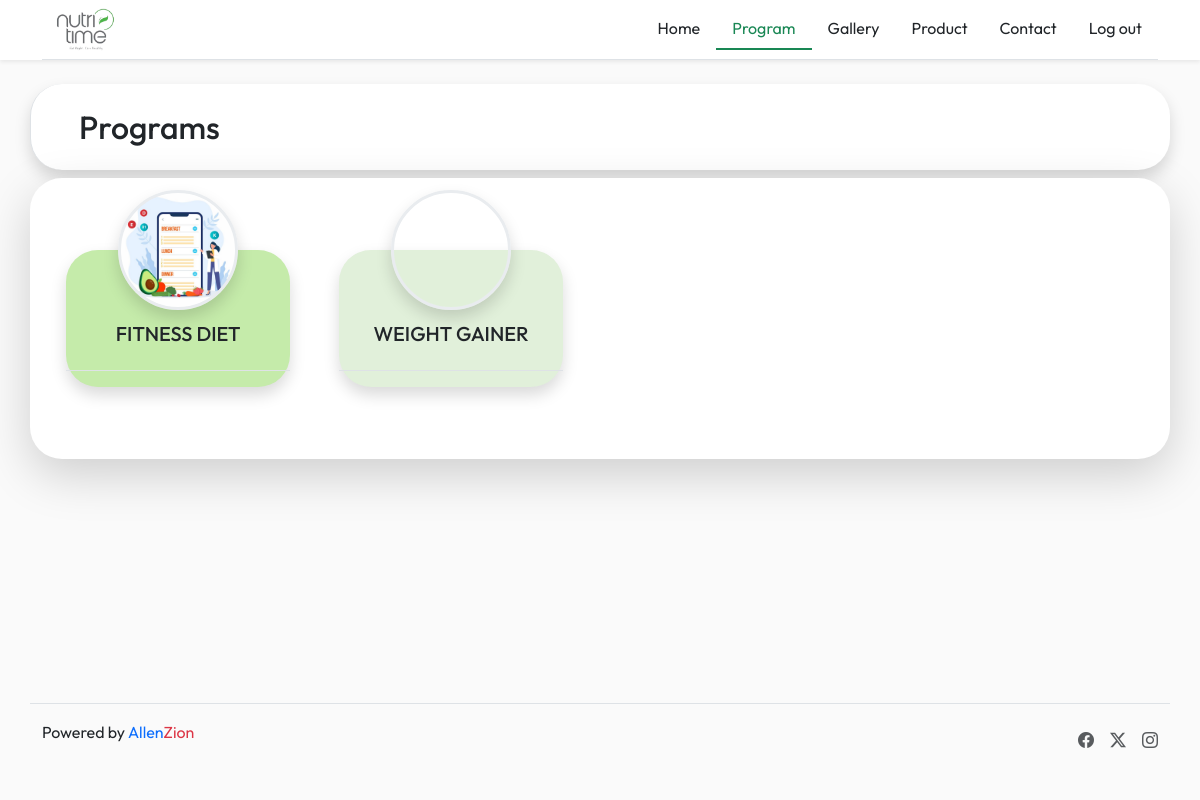
The page /User/pages/program2.php (signed in) on the database as committed earlier.
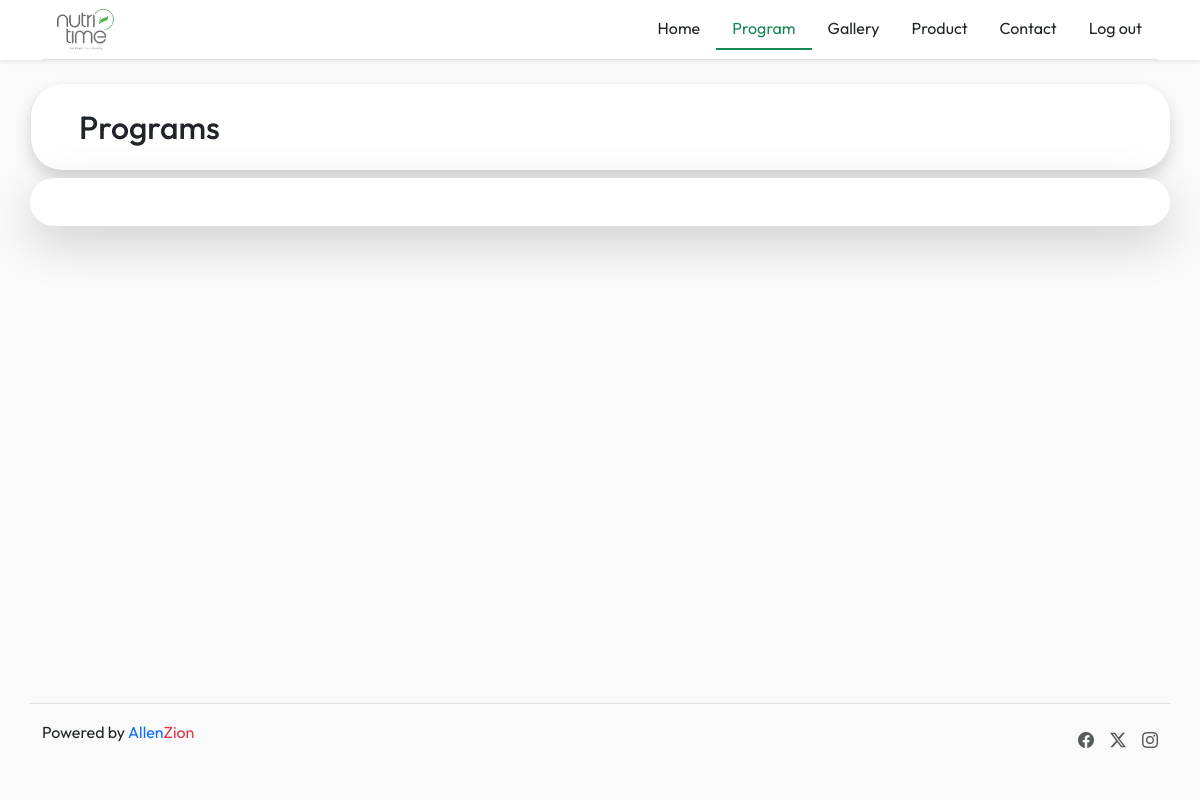
The same page on the database as committed later.
### tables this page shows
CREATE TABLE `program` (
  `program_id` int(11) NOT NULL,
  `program_name` varchar(50) NOT NULL,
  `program_img` varchar(50) NOT NULL,
  `program_date` varchar(50) NOT NULL,
  `program_time` varchar(20) NOT NULL,
  `program_venue` varchar(50) NOT NULL
);

### User/pages/program2.php (the view, shortened to what this page needs)
<?php
 include './connect.php';
?>
<!DOCTYPE html>
<html lang="en">
<head>
    <link rel="stylesheet" href="../css/style.css">
    <link rel="stylesheet" href="https://cdn.jsdelivr.net/npm/bootstrap@5.3.2/dist/css/bootstrap.min.css">
    <link rel="stylesheet" href="https://cdn.jsdelivr.net/npm/bootstrap-icons@1.11.3/font/bootstrap-icons.min.css">
    <link rel="stylesheet" href="https://cdnjs.cloudflare.com/ajax/libs/font-awesome/5.15.3/css/all.min.css">
</head>
<body>
    <div class="container-fluid bg-white shadow-sm">
        <div class="container">
            <header class="d-flex flex-wrap justify-content-center py-2 mb-4 border-bottom">
                <a href="/" class="d-flex align-items-center mb-3 mb-md-0 me-md-auto link-body-emphasis text-decoration-none">
                    <img src="../images/icon.png" class="icon1 me-2" width="90">
                </a>
                <ul class="nav">
                    <li class="nav-item"><a href="./index2.php" class="nav-link text-dark">Home</a></li>
                    <li class="nav-item"><a href="./program2.php"class="nav-link text-success border-bottom border-2 border-success text-success">Program</a></li>
                    <li class="nav-item"><a href="./gallery2.php" class="nav-link text-dark">Gallery</a></li>
                    <li class="nav-item"><a href="./product2.php" class="nav-link text-dark">Product</a></li>
                    <li class="nav-item"><a href="./contact2.php" class="nav-link text-dark">Contact</a></li>
                    <li class="nav-item"><a href="./login.php" class="nav-link text-dark">Log out</a></li>
                </ul>
            </header>
        </div>
    </div>
    <div class="container">
    <div class="row">
    <div class="h2 py-4 px-5 border-start bg-white rounded-5 shadow">Programs</div>
    <div class="card border-0 shadow-lg rounded-5">
        <div class="row text-center p-4">
<?php
        $colors = array('#C5EBAA', '#E1F0DA', '#EED3D9', '#C6DCBA', '#D4E2D4', '#EEE0C9', '#C2DEDC', '#96B6C5', '#F5F0BB', '#F1F7B5');
        $sql=mysqli_query($conn,"SELECT * FROM program ORDER BY program_id ");
        $color_index = 0;
        while($row=mysqli_fetch_assoc($sql))
        {
            $prg_name=$row['program_name'];
            $prg_img=$row['program_img'];
            $prg_mode=$row['program_mode'];
            $color = $colors[$color_index % count($colors)];
            $color_index++;
        ?>
        <div class="col-lg-3 col-md col-sm-6 col my-5 ">
            <div class="card shadow rounded-5 pt-5 border-0 h-100" style="width: 14rem; position: relative; background-color: <?php echo $color; ?>"  data-bs-toggle="modal" data-bs-target="#exampleModal">
                <div class="image-container rounded-circle overflow-hidden border border-3 border-light-subtle shadow z-3 position-absolute" style="width: 120px; height: 120px; margin: auto; top: -60px; left: 0; right: 0; background-image: url('../../Admin/images/program/<?php echo $prg_img; ?>'); background-size: cover; background-position: center;"></div>
                <div class="card-body pt-4">
                    <h5 class="card-title text-uppercase"><?php echo $prg_name; ?></h5>
                </div>
                <div class="card-footer text-secondary bg-transparent border-top"><?php echo $prg_mode; ?></div>
            </div>
        </div>
        <?php
        }
?>
        </div>
            </div>
    </div>
</div>
        <footer class="d-flex flex-wrap container justify-content-between fixed-bottom align-items-center py-3 my-4 border-top">
            <div class="col-md-4 d-flex align-items-center">
                <p>Powered by <a href="https://allenzion.com/" class="text-decoration-none">Allen<span class="text-danger">Zion</span></a></p>
            </div>
            <ul class="nav col-md-4 justify-content-end list-unstyled d-flex">
            <li class="ms-3"><a class="text-body-secondary" href="#"><i class="bi bi-facebook" width="24" height="24"></i></a></li>
            <li class="ms-3"><a class="text-body-secondary" href="#"><i class="bi bi-twitter-x" width="24" height="24"></i></a></li>
            <li class="ms-3"><a class="text-body-secondary" target="_blank" href="https://www.instagram.com/nutritimenutritionclub/"><i class="bi bi-instagram" width="24" height="24"></i></a></li>
            </ul>
        </footer>
</body>
</html>

Rows that differ between the two databases and show on the page:
removed program: program_img (picture), program_name "FITNESS DIET"
removed program: program_name "WEIGHT GAINER"
